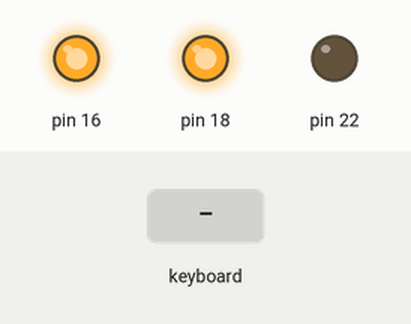
A program run on a simulated Raspberry Pi (header pin numbers). Shown: output pins drawn as LEDs (lit = HIGH). Inputs (shaded band) come from the test bench. The pygame window is not drawn; what the program prints to the terminal is not drawn. At 1.3 s the program stops and its outputs stay as they are.

Above: at 1.2 s.
1.3 s: key esc typed on the keyboard
At 2.0 s:
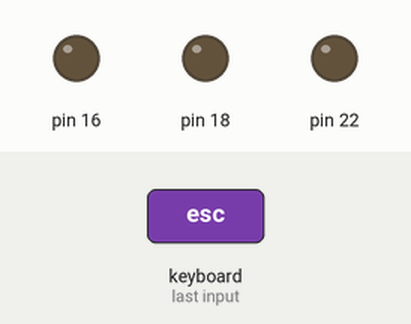
Timing chart, 0 to 2.8 s (numbered marks = the images above; inputs shaded):
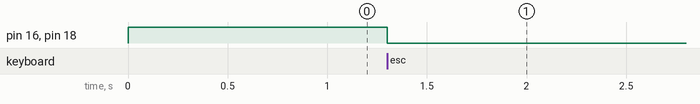

The program:

flirc.py
```python
import RPi.GPIO as GPIO
import time
import pygame
pygame.init()
screen = pygame.display.set_mode((100, 100))
# to use Raspberry Pi board pin numbers
GPIO.setmode(GPIO.BOARD)
# setup Volume UP / DOWN pins with LEDs OFF
GPIO.setup(16, GPIO.OUT)
GPIO.output(16, GPIO.HIGH)
GPIO.setup(18, GPIO.OUT)
GPIO.output(18, GPIO.HIGH)
# setup Mute to be Off with LED OFF
GPIO.setup(22, GPIO.OUT)
GPIO.output(22, GPIO.LOW)
MUTED = False
def pulse(pin):
        GPIO.output(pin, GPIO.LOW)
        time.sleep(1)
        GPIO.output(pin, GPIO.HIGH)
#	time.sleep(1)
        return
while(1):
	try:
		# m
		for event in pygame.event.get():
			if event.type == pygame.KEYDOWN and event.key <= 256:
				print event.key, chr(event.key)
				if event.key == 117:
					pulse(16)
				elif event.key == 110:
					pulse(18)
				elif (event.key == 50) & MUTED:
					GPIO.output(22, GPIO.LOW)
					MUTED = False
				elif (event.key == 50) & (MUTED == False):
					GPIO.output(22, GPIO.HIGH)
					MUTED = True
				elif event.key == 27:
					raise NameError('Quit')

	except NameError:
		GPIO.cleanup()
		print "    Normal exit"
		exit(0)
```

Measured:
- after the input at 1.3 s, pin 16, pin 18: HIGH → LOW at once
